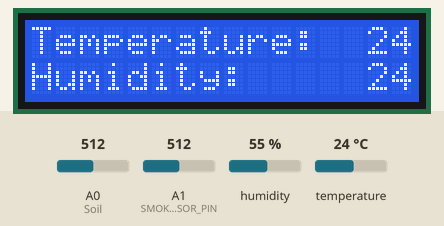
A sketch run on a simulated Arduino Uno, built with avr-gcc and run on an emulated ATmega328P. Parts: 16×2 character LCD. The inputs (shaded band) are chosen by the test bench; at power-on: A1 (SMOKE_SENSOR_PIN) = 512, temperature 24 °C, A0 (Soil) = 512, humidity 55 %. What the sketch prints to the serial monitor is not drawn.

Above: at 9.4 s.
9.5 s: A1 (SMOKE_SENSOR_PIN) set to 716
At 21.2 s:
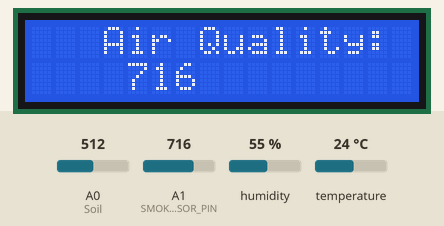
21.5 s: temperature set to 12 °C
At 26.8 s:
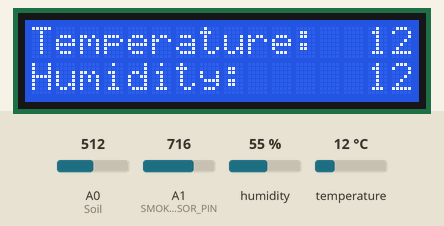
31.0 s: A0 (Soil) set to 716
At 42.2 s:
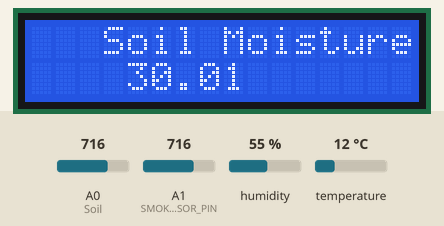
43.0 s: A1 (SMOKE_SENSOR_PIN) set to 992
At 48.5 s:
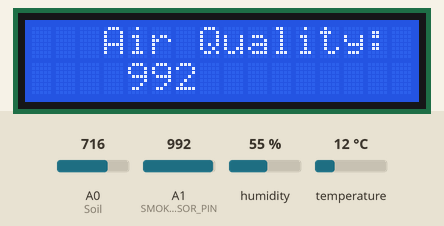
52.2 s: temperature set to 19 °C
At 54.9 s:
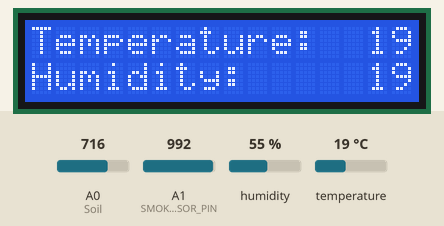
59.0 s: A0 (Soil) set to 992
At 70.3 s:
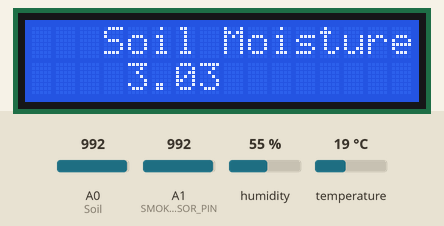
Timing chart, 0 to 71.4 s (numbered marks = the images above; inputs shaded):
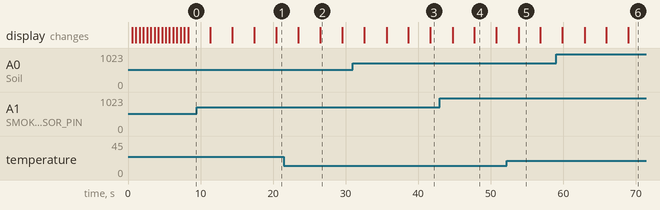

Measured:
- what the display in image 2 shows lasts 3.0 s, from 26.5 s to 29.5 s

The sketch:

Quality.ino
```cpp
#include <LiquidCrystal_I2C.h>

LiquidCrystal_I2C lcd(0X27, 16, 2);

#include <dht11.h>
#define DHT11PIN 4

dht11 DHT11;
#define SMOKE_SENSOR_PIN A1
#define Soil A0

void setup() {
  Serial.begin(9600);
  lcd.init();
  lcd.backlight();
  for (int i = 0; i < 16; i++) {
    lcd.setCursor(3, 0);
    lcd.print("Detecting..");
    lcd.setCursor(i, 1);
    lcd.print(".");
    delay(500);
  }
}

void loop() {
  Serial.println();
  float mois = (100.00 - ((analogRead(Soil) / 1023.00) * 100.00));

  int chk = DHT11.read(DHT11PIN);
  int smokeValue = analogRead(SMOKE_SENSOR_PIN);
  Serial.print("Humidity (%): ");
  Serial.println((float)DHT11.humidity, 2);
  Serial.print("Smoke Value");
  Serial.println(smokeValue);
  lcd.clear();
  lcd.setCursor(0,0);
  lcd.print("Temperature:");
  lcd.setCursor(14,0);
  lcd.print((float)DHT11.temperature, 2);
  lcd.setCursor(0,1);
  lcd.print("Humidity:");
  lcd.setCursor(14,1);
  lcd.print((float)DHT11.temperature, 2);
  delay(3000);
  lcd.clear();
  lcd.setCursor(3,0);
  lcd.print("Air Quality:");
  lcd.setCursor(4,1);
  lcd.print(smokeValue);
  delay(3000);
  lcd.clear();
  lcd.setCursor(3,0);
  lcd.print("Soil Moisture:");
  lcd.setCursor(4,1);
  lcd.print(mois);
  delay(3000);
}
```
